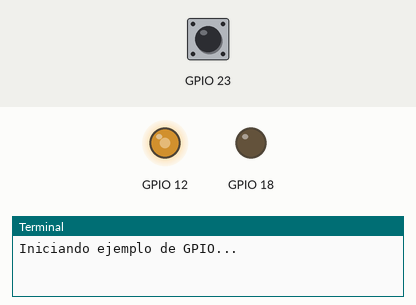
Recording of a program running on a simulated Raspberry Pi (BCM pin numbers). Parts: output pins drawn as LEDs (lit = HIGH), the last lines printed to the terminal. Inputs (shaded band) come from the test bench; at power-on: GPIO 23 HIGH.

Above: at 1.25 s.
1.3 s: GPIO 23 pulled LOW for 0.15 s
At 4.2 s:
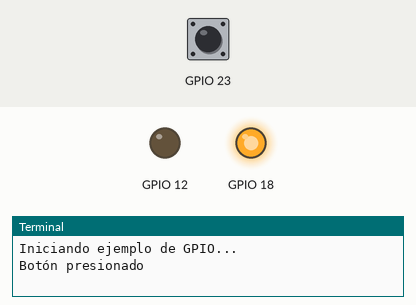
4.3 s: GPIO 23 pulled LOW for 1 s
At 6.6 s:
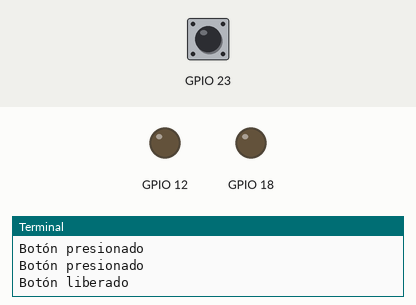
7.3 s: GPIO 23 pulled LOW for 0.15 s
At 9.65 s:
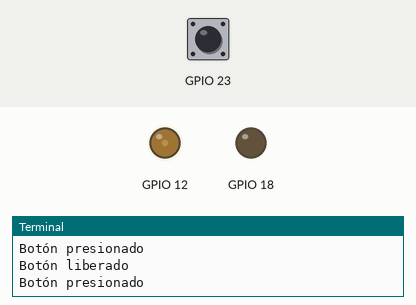
10.4 s: GPIO 23 pulled LOW for 3.2 s
At 11.3 s:
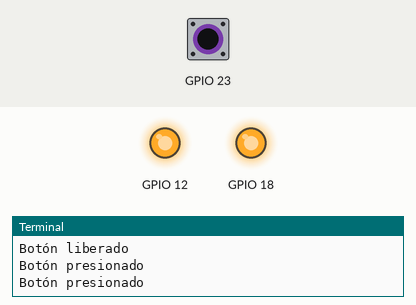
15.1 s: GPIO 23 pulled LOW for 0.15 s
At 20.5 s:
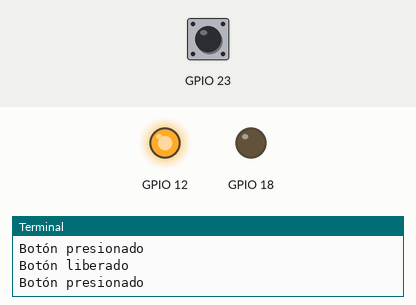
Timing chart, 0 to 22.2 s (numbered marks = the images above; inputs shaded):
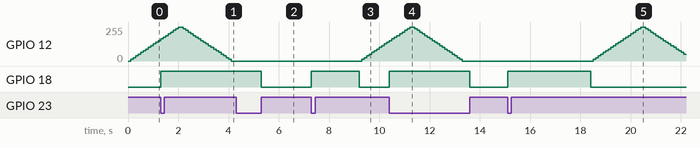

The program:

gpio_example.py
```python
#!/usr/bin/env python3
"""
Ejemplo básico de GPIO en Raspberry Pi
- Control de LED
- Lectura de botón
- Uso de PWM
- Manejo de interrupciones
"""

import RPi.GPIO as GPIO
import time
import schedule
from dotenv import load_dotenv
import os

# Cargar variables de entorno
load_dotenv()

# Configuración de pines
LED_PIN = int(os.getenv('LED_PIN', 18))
BUTTON_PIN = int(os.getenv('BUTTON_PIN', 23))
PWM_PIN = int(os.getenv('PWM_PIN', 12))

def setup():
    """Configura los pines GPIO"""
    # Usar numeración BCM
    GPIO.setmode(GPIO.BCM)

    # Configurar pines
    GPIO.setup(LED_PIN, GPIO.OUT)
    GPIO.setup(BUTTON_PIN, GPIO.IN, pull_up_down=GPIO.PUD_UP)
    GPIO.setup(PWM_PIN, GPIO.OUT)

    # Crear objeto PWM
    pwm = GPIO.PWM(PWM_PIN, 100)  # 100 Hz
    pwm.start(0)

    return pwm

def button_callback(channel):
    """Callback para el botón"""
    if GPIO.input(channel):
        print("Botón liberado")
        GPIO.output(LED_PIN, GPIO.LOW)
    else:
        print("Botón presionado")
        GPIO.output(LED_PIN, GPIO.HIGH)

def blink_led():
    """Parpadea el LED"""
    GPIO.output(LED_PIN, not GPIO.input(LED_PIN))

def fade_led(pwm):
    """Efecto de fade en LED con PWM"""
    # Aumentar brillo
    for dc in range(0, 101, 5):
        pwm.ChangeDutyCycle(dc)
        time.sleep(0.1)

    # Disminuir brillo
    for dc in range(100, -1, -5):
        pwm.ChangeDutyCycle(dc)
        time.sleep(0.1)

def main():
    """Función principal"""
    print("Iniciando ejemplo de GPIO...")

    try:
        # Configuración inicial
        pwm = setup()

        # Configurar detección de eventos del botón
        GPIO.add_event_detect(
            BUTTON_PIN,
            GPIO.BOTH,
            callback=button_callback,
            bouncetime=200
        )

        # Programar parpadeo del LED cada 2 segundos
        schedule.every(2).seconds.do(blink_led)

        # Loop principal
        while True:
            schedule.run_pending()

            # Efecto fade cada 5 segundos
            fade_led(pwm)
            time.sleep(5)

    except KeyboardInterrupt:
        print("\nPrograma terminado por el usuario")
    except Exception as e:
        print(f"Error: {e}")
    finally:
        pwm.stop()
        GPIO.cleanup()

if __name__ == '__main__':
    main() 
```

Measured:
- after the input at 1.3 s, GPIO 18: LOW → HIGH at once
- after the input at 4.3 s, GPIO 18: HIGH → LOW after 1.0 s
- after the input at 7.3 s, GPIO 18: LOW → HIGH after 0.00 s instead of 1.9 s
- after the input at 10.4 s, GPIO 18: LOW → HIGH at once, → LOW 3.2 s later
- after the input at 15.1 s, GPIO 18: LOW → HIGH after 0.00 s instead of 3.3 s
- by itself, GPIO 12: rises from 0/255 to 255/255 in 1.9 s, then falls to 51/255 in 1.7 s
